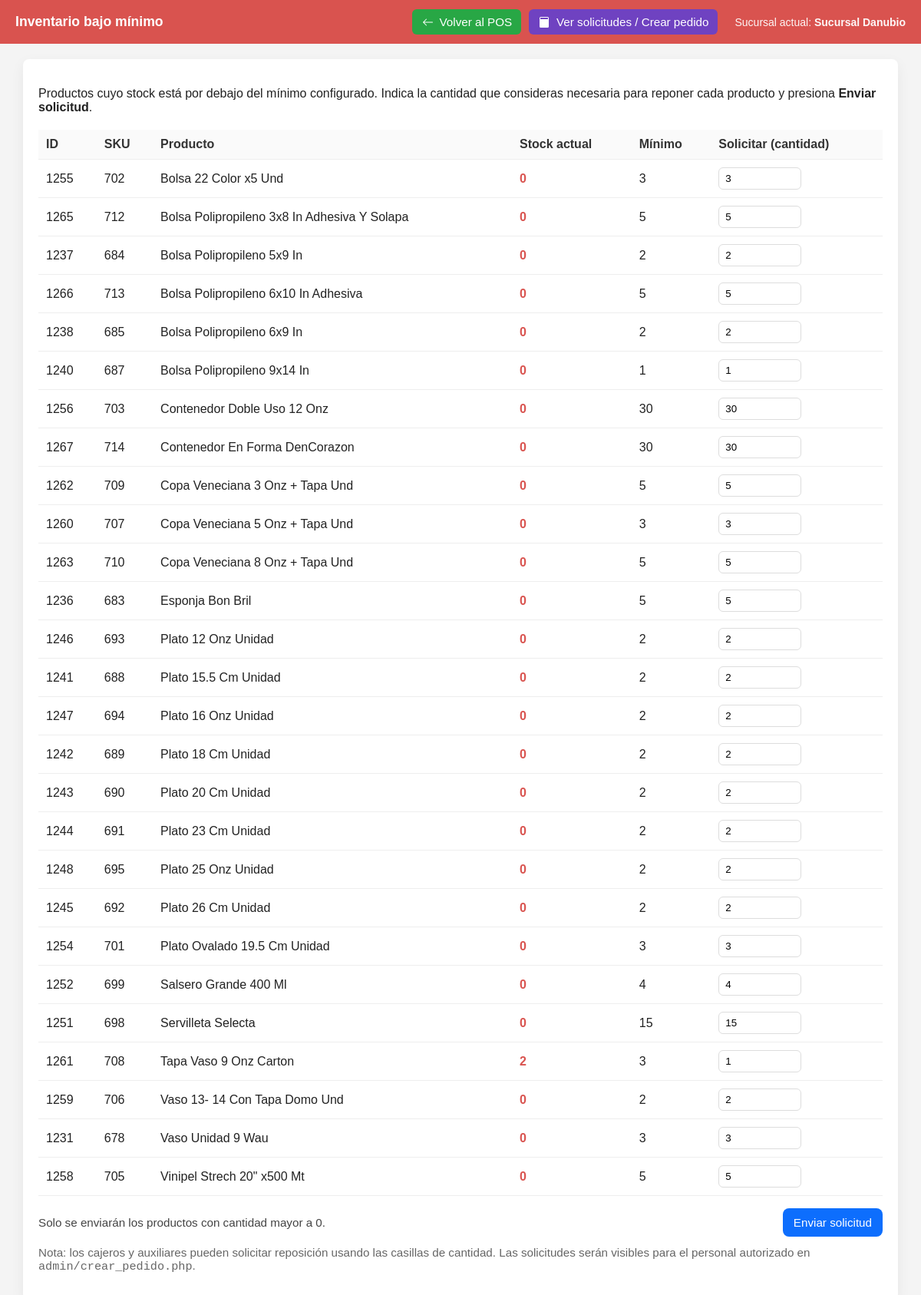
/admin/inventario_bajo.php (signed in), run on the app's committed database.
### tables this page shows
CREATE TABLE `products` (
  `id` int(11) NOT NULL,
  `category_id` int(11) DEFAULT NULL,
  `subcategory_id` int(11) DEFAULT NULL,
  `sku` int(11) NOT NULL,
  `image` varchar(255) DEFAULT NULL,
  `name` varchar(200) NOT NULL,
  `description` text DEFAULT NULL,
  `price` decimal(10,2) NOT NULL DEFAULT 0.00,
  `min_quantity` int(11) DEFAULT 0,
  `cost` decimal(10,2) NOT NULL DEFAULT 0.00,
  `tax_percent` decimal(5,2) DEFAULT 0.00,
  `active` tinyint(1) DEFAULT 1,
  `created_at` timestamp NOT NULL DEFAULT current_timestamp(),
  `cost_initial` decimal(12,2) DEFAULT 0.00,
  `packaging_type` varchar(50) DEFAULT 'unidad',
  `packaging_qty` int(11) DEFAULT 1,
  `iva_percent` decimal(5,2) DEFAULT 0.00,
  `margin_percent` decimal(5,2) DEFAULT 0.00,
  `price_unit` decimal(12,2) DEFAULT 0.00,
  `stock` int(11) DEFAULT 0,
  `rounding_enabled` tinyint(1) NOT NULL DEFAULT 1,
  `visible_web` tinyint(1) NOT NULL DEFAULT 1
);

### admin/inventario_bajo.php (the view, shortened to what this page needs)
<?php
$pdo = DB::getConnection();
$currentBranchId   = $_SESSION['branch_id']   ?? null;
$currentBranchName = $_SESSION['branch_name'] ?? null;
$items = [];
if (empty($_SESSION['solicitud_enviada'])) {
    $stmt = $pdo->prepare("
        SELECT
            p.id,
            p.name,
            p.sku,
            COALESCE(pb.min_quantity, p.min_quantity) AS min_quantity,
            IFNULL(i.quantity, 0) AS stock
        FROM products p
        LEFT JOIN inventory i
            ON p.id = i.product_id
           AND i.branch_id = ?
        LEFT JOIN product_branch_minimums pb
            ON pb.product_id = p.id
           AND pb.branch_id = ?
        WHERE p.active = 1
          AND COALESCE(pb.min_quantity, p.min_quantity) > 0
          AND IFNULL(i.quantity, 0) < COALESCE(pb.min_quantity, p.min_quantity)
        ORDER BY p.name
    ");
    $stmt->execute([$currentBranchId, $currentBranchId]);
    $items = $stmt->fetchAll(PDO::FETCH_ASSOC);
}
?>
<!DOCTYPE html>
<html lang="es">
<head>
</head>
<body>
<header>
    <h2 style="margin:0; font-size:1.1rem;">Inventario bajo mínimo</h2>
    <div class="top-actions" style="margin-left:auto;">
        <a class="btn btn-back" href="/mi_tienda/admin/pos.php" title="Volver al POS" style="text-decoration:none; color:#fff; padding:8px 12px;">
            <svg xmlns="http://www.w3.org/2000/svg" width="16" height="16" fill="white" viewBox="0 0 16 16" aria-hidden="true">
              <path fill-rule="evenodd" d="M15 8a.5.5 0 0 1-.5.5H3.707l3.147 3.146a.5.5 0 0 1-.708.708l-4-4a.5.5 0 0 1 0-.708l4-4a.5.5 0 1 1 .708.708L3.707 7.5H14.5A.5.5 0 0 1 15 8z"/>
            </svg>
            Volver al POS
        </a>
        <a class="btn btn-view-requests" href="/mi_tienda/admin/crear_pedido.php" title="Ver solicitudes / Crear pedido" style="text-decoration:none; color:#fff; padding:8px 12px;">
            <svg xmlns="http://www.w3.org/2000/svg" width="16" height="16" fill="white" viewBox="0 0 16 16" aria-hidden="true">
              <path d="M2 2.5A1.5 1.5 0 0 1 3.5 1h9A1.5 1.5 0 0 1 14 2.5v11A1.5 1.5 0 0 1 12.5 15h-9A1.5 1.5 0 0 1 2 13.5v-11zM3.5 2a.5.5 0 0 0-.5.5V4h10V2.5a.5.5 0 0 0-.5-.5h-9z"/>
            </svg>
            Ver solicitudes / Crear pedido
        </a>
        <div class="branch" style="margin-left:12px;">Sucursal actual: <strong><?= htmlspecialchars($currentBranchName, ENT_QUOTES, 'UTF-8') ?></strong></div>
    </div>
</header>
<div class="container">
    <?php if (!empty($_SESSION['solicitud_enviada'])): ?>
        <p>✅ <strong>Solicitud enviada.</strong> El listado de productos por debajo del mínimo está oculto porque ya se creó una solicitud. Puedes gestionarla en <a href="/mi_tienda/admin/crear_pedido.php">Crear / Ver solicitudes</a>.</p>
        <p class="note">Si deseas volver a ver el listado sin recibir la solicitud, elimina la bandera de sesión <code>$_SESSION['solicitud_enviada']</code> desde el flujo de recepción o manualmente en el código.</p>
    <?php else: ?>
        <p>Productos cuyo stock está por debajo del mínimo configurado. Indica la cantidad que consideras necesaria para reponer cada producto y presiona <strong>Enviar solicitud</strong>.</p>
        <form method="post" action="/mi_tienda/admin/crear_pedido.php" id="requestForm" novalidate>
            <table>
                <thead>
                    <tr>
                        <th>ID</th>
                        <th>SKU</th>
                        <th>Producto</th>
                        <th>Stock actual</th>
                        <th>Mínimo</th>
                        <th>Solicitar (cantidad)</th>
                    </tr>
                </thead>
                <tbody>
                    <?php foreach ($items as $i): ?>
                    <tr>
                        <td><?= (int)$i['id'] ?></td>
                        <td><?= htmlspecialchars($i['sku'], ENT_QUOTES, 'UTF-8') ?></td>
                        <td><?= htmlspecialchars($i['name'], ENT_QUOTES, 'UTF-8') ?></td>
                        <td style="color:#d9534f; font-weight:bold;"><?= (int)$i['stock'] ?></td>
                        <td><?= (int)$i['min_quantity'] ?></td>
                        <td>
                            <div class="actions">
                                <input class="input-qty" type="number" min="0" name="qty[<?= (int)$i['id'] ?>]" value="<?= max(0, (int)$i['min_quantity'] - (int)$i['stock']) ?>" />
                            </div>
                        </td>
                    </tr>
                    <?php endforeach; ?>
                </tbody>
            </table>
            <div class="submit-row">
                <div class="small-muted" style="margin-right:auto;">Solo se enviarán los productos con cantidad mayor a 0.</div>
                <button type="submit" class="btn btn-request" style="background:#0d6efd; color:#fff; border:none; padding:10px 14px; border-radius:8px;">Enviar solicitud</button>
            </div>
        </form>
        <p class="note">Nota: los cajeros y auxiliares pueden solicitar reposición usando las casillas de cantidad. Las solicitudes serán visibles para el personal autorizado en <code>admin/crear_pedido.php</code>.</p>
    <?php endif; ?>
</div>
</body>
</html>

### admin/inventario_bajo.php (style rules this page uses)
body { font-family: Arial, system-ui, -apple-system, "Segoe UI", Roboto, "Helvetica Neue", sans-serif; background:#f4f4f4; margin:0; padding:0; color:#222; }
header { background:#d9534f; color:#fff; padding:12px 20px; display:flex; justify-content:space-between; align-items:center; gap:12px; flex-wrap:wrap; }
.branch { font-size:14px; opacity:0.95; }
.container { max-width:1100px; margin:20px auto; background:#fff; padding:20px; border-radius:8px; box-shadow: 0 6px 18px rgba(0,0,0,0.06); }
table { width:100%; border-collapse:collapse; margin-top:20px; }
th, td { padding:10px; border-bottom:1px solid #eee; text-align:left; vertical-align:middle; }
th { background:#fafafa; color:#333; font-weight:600; }
.actions { display:flex; gap:8px; align-items:center; }
.btn { display:inline-block; padding:8px 12px; border-radius:6px; text-decoration:none; color:#fff; font-size:0.95rem; border:0; cursor:pointer; }
.btn-request { background:#0d6efd; }
.btn-back { background:#28a745; display:inline-flex; align-items:center; gap:8px; }
.btn-view-requests { background:#6f42c1; display:inline-flex; align-items:center; gap:8px; }
.input-qty { width:90px; padding:6px 8px; border-radius:6px; border:1px solid #ddd; }
.note { margin-top:12px; color:#666; font-size:0.95rem; }
.top-actions { display:flex; gap:10px; align-items:center; }
.small-muted { color:#444; font-size:0.95rem; }
.submit-row { margin-top:16px; display:flex; justify-content:flex-end; gap:10px; align-items:center; }

### data on the page
products: id "1255", sku "702", name "Bolsa 22 Color x5 Und", stock "0", min_quantity "3", max "3"
products: id "1265", sku "712", name "Bolsa Polipropileno 3x8 In Adhesiva Y Solapa", stock "0", min_quantity "5", max "5"
products: id "1237", sku "684", name "Bolsa Polipropileno 5x9 In", stock "0", min_quantity "2", max "2"
products: id "1266", sku "713", name "Bolsa Polipropileno 6x10 In Adhesiva", stock "0", min_quantity "5", max "5"
products: id "1238", sku "685", name "Bolsa Polipropileno 6x9 In", stock "0", min_quantity "2", max "2"
products: id "1240", sku "687", name "Bolsa Polipropileno 9x14 In", stock "0", min_quantity "1", max "1"
products: id "1256", sku "703", name "Contenedor Doble Uso 12 Onz", stock "0", min_quantity "30", max "30"
products: id "1267", sku "714", name "Contenedor En Forma DenCorazon", stock "0", min_quantity "30", max "30"
products: id "1262", sku "709", name "Copa Veneciana 3 Onz + Tapa Und", stock "0", min_quantity "5", max "5"
products: id "1260", sku "707", name "Copa Veneciana 5 Onz + Tapa Und", stock "0", min_quantity "3", max "3"
products: id "1263", sku "710", name "Copa Veneciana 8 Onz + Tapa Und", stock "0", min_quantity "5", max "5"
products: id "1236", sku "683", name "Esponja Bon Bril", stock "0", min_quantity "5", max "5"
products: id "1246", sku "693", name "Plato 12 Onz Unidad", stock "0", min_quantity "2", max "2"
products: id "1241", sku "688", name "Plato 15.5 Cm Unidad", stock "0", min_quantity "2", max "2"
products: id "1247", sku "694", name "Plato 16 Onz Unidad", stock "0", min_quantity "2", max "2"
products: id "1242", sku "689", name "Plato 18 Cm Unidad", stock "0", min_quantity "2", max "2"
products: id "1243", sku "690", name "Plato 20 Cm Unidad", stock "0", min_quantity "2", max "2"
products: id "1244", sku "691", name "Plato 23 Cm Unidad", stock "0", min_quantity "2", max "2"
products: id "1248", sku "695", name "Plato 25 Onz Unidad", stock "0", min_quantity "2", max "2"
products: id "1245", sku "692", name "Plato 26 Cm Unidad", stock "0", min_quantity "2", max "2"
products: id "1254", sku "701", name "Plato Ovalado 19.5 Cm Unidad", stock "0", min_quantity "3", max "3"
products: id "1252", sku "699", name "Salsero Grande 400 Ml", stock "0", min_quantity "4", max "4"
products: id "1251", sku "698", name "Servilleta Selecta", stock "0", min_quantity "15", max "15"
products: id "1261", sku "708", name "Tapa Vaso 9 Onz Carton", stock "2", min_quantity "3", max "1"
products: id "1259", sku "706", name "Vaso 13- 14 Con Tapa Domo Und", stock "0", min_quantity "2", max "2"
products: id "1231", sku "678", name "Vaso Unidad 9 Wau", stock "0", min_quantity "3", max "3"
products: id "1258", sku "705", name "Vinipel Strech 20\" x500 Mt", stock "0", min_quantity "5", max "5"

### other printed values
$currentBranchName "Sucursal Danubio"
